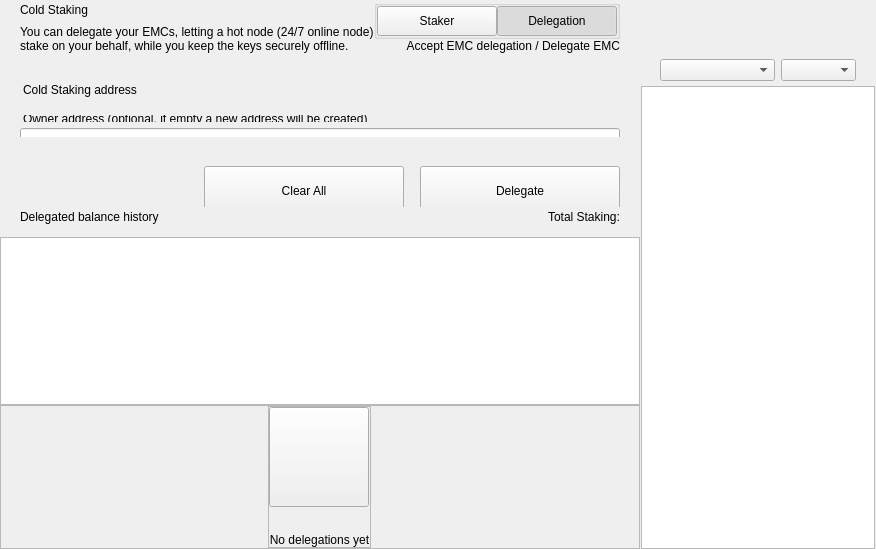
<?xml version="1.0" encoding="UTF-8"?>
<ui version="4.0">
 <class>ColdStakingWidget</class>
 <widget class="QWidget" name="ColdStakingWidget">
  <property name="geometry">
   <rect>
    <x>0</x>
    <y>0</y>
    <width>629</width>
    <height>549</height>
   </rect>
  </property>
  <property name="windowTitle">
   <string>Form</string>
  </property>
  <layout class="QHBoxLayout" name="horizontalLayout_1" stretch="2,1">
   <property name="spacing">
    <number>0</number>
   </property>
   <property name="leftMargin">
    <number>0</number>
   </property>
   <property name="topMargin">
    <number>0</number>
   </property>
   <property name="rightMargin">
    <number>0</number>
   </property>
   <property name="bottomMargin">
    <number>0</number>
   </property>
   <item>
    <widget class="QWidget" name="left" native="true">
     <layout class="QVBoxLayout" name="verticalLayout_3">
      <property name="leftMargin">
       <number>0</number>
      </property>
      <property name="topMargin">
       <number>0</number>
      </property>
      <property name="rightMargin">
       <number>0</number>
      </property>
      <property name="bottomMargin">
       <number>0</number>
      </property>
      <item>
       <layout class="QVBoxLayout" name="verticalLayout_2">
        <property name="spacing">
         <number>0</number>
        </property>
        <item>
         <layout class="QVBoxLayout" name="verticalLayoutTop">
          <property name="spacing">
           <number>0</number>
          </property>
          <property name="leftMargin">
           <number>0</number>
          </property>
          <property name="rightMargin">
           <number>0</number>
          </property>
          <item>
           <widget class="QWidget" name="containerTitle" native="true">
            <property name="sizePolicy">
             <sizepolicy hsizetype="Preferred" vsizetype="Minimum">
              <horstretch>0</horstretch>
              <verstretch>0</verstretch>
             </sizepolicy>
            </property>
            <property name="maximumSize">
             <size>
              <width>16777215</width>
              <height>100</height>
             </size>
            </property>
            <layout class="QHBoxLayout" name="containerTitleLayout">
             <property name="spacing">
              <number>0</number>
             </property>
             <property name="leftMargin">
              <number>20</number>
             </property>
             <property name="topMargin">
              <number>0</number>
             </property>
             <property name="rightMargin">
              <number>20</number>
             </property>
             <property name="bottomMargin">
              <number>0</number>
             </property>
             <item>
              <layout class="QVBoxLayout" name="verticalLayout11">
               <property name="spacing">
                <number>5</number>
               </property>
               <item>
                <widget class="QLabel" name="labelTitle">
                 <property name="text">
                  <string>Cold Staking</string>
                 </property>
                </widget>
               </item>
               <item>
                <widget class="QLabel" name="labelSubtitle1">
                 <property name="maximumSize">
                  <size>
                   <width>16777215</width>
                   <height>16777215</height>
                  </size>
                 </property>
                 <property name="text">
                  <string>You can delegate your EMCs, letting a hot node (24/7 online node)
stake on your behalf, while you keep the keys securely offline.</string>
                 </property>
                </widget>
               </item>
              </layout>
             </item>
             <item>
              <spacer name="horizontalSpacer">
               <property name="orientation">
                <enum>Qt::Horizontal</enum>
               </property>
               <property name="sizeHint" stdset="0">
                <size>
                 <width>40</width>
                 <height>20</height>
                </size>
               </property>
              </spacer>
             </item>
             <item>
              <widget class="QWidget" name="containerViewPrivacyChecks" native="true">
               <layout class="QVBoxLayout" name="containerPrivacyChecks">
                <property name="spacing">
                 <number>0</number>
                </property>
                <property name="leftMargin">
                 <number>0</number>
                </property>
                <property name="topMargin">
                 <number>0</number>
                </property>
                <property name="rightMargin">
                 <number>0</number>
                </property>
                <property name="bottomMargin">
                 <number>0</number>
                </property>
                <item alignment="Qt::AlignHCenter|Qt::AlignVCenter">
                 <widget class="QGroupBox" name="groupBox">
                  <property name="title">
                   <string/>
                  </property>
                  <layout class="QHBoxLayout" name="horizontalLayout_2_1">
                   <property name="spacing">
                    <number>0</number>
                   </property>
                   <property name="leftMargin">
                    <number>0</number>
                   </property>
                   <property name="topMargin">
                    <number>0</number>
                   </property>
                   <property name="rightMargin">
                    <number>0</number>
                   </property>
                   <property name="bottomMargin">
                    <number>0</number>
                   </property>
                   <item>
                    <widget class="QPushButton" name="pushLeft">
                     <property name="minimumSize">
                      <size>
                       <width>120</width>
                       <height>30</height>
                      </size>
                     </property>
                     <property name="maximumSize">
                      <size>
                       <width>120</width>
                       <height>30</height>
                      </size>
                     </property>
                     <property name="focusPolicy">
                      <enum>Qt::NoFocus</enum>
                     </property>
                     <property name="text">
                      <string>Staker</string>
                     </property>
                     <property name="checkable">
                      <bool>true</bool>
                     </property>
                     <property name="autoExclusive">
                      <bool>true</bool>
                     </property>
                    </widget>
                   </item>
                   <item>
                    <widget class="QPushButton" name="pushRight">
                     <property name="minimumSize">
                      <size>
                       <width>120</width>
                       <height>30</height>
                      </size>
                     </property>
                     <property name="maximumSize">
                      <size>
                       <width>120</width>
                       <height>30</height>
                      </size>
                     </property>
                     <property name="focusPolicy">
                      <enum>Qt::NoFocus</enum>
                     </property>
                     <property name="text">
                      <string>Delegation</string>
                     </property>
                     <property name="checkable">
                      <bool>true</bool>
                     </property>
                     <property name="checked">
                      <bool>true</bool>
                     </property>
                     <property name="autoExclusive">
                      <bool>true</bool>
                     </property>
                    </widget>
                   </item>
                  </layout>
                 </widget>
                </item>
                <item alignment="Qt::AlignTop">
                 <widget class="QLabel" name="labelSubtitle2">
                  <property name="text">
                   <string>Accept EMC delegation / Delegate EMC</string>
                  </property>
                  <property name="alignment">
                   <set>Qt::AlignRight|Qt::AlignTrailing|Qt::AlignVCenter</set>
                  </property>
                 </widget>
                </item>
               </layout>
              </widget>
             </item>
            </layout>
           </widget>
          </item>
          <item>
           <spacer name="verticalSpacer_2">
            <property name="orientation">
             <enum>Qt::Vertical</enum>
            </property>
            <property name="sizeType">
             <enum>QSizePolicy::Fixed</enum>
            </property>
            <property name="sizeHint" stdset="0">
             <size>
              <width>20</width>
              <height>30</height>
             </size>
            </property>
           </spacer>
          </item>
          <item>
           <widget class="QWidget" name="containerSend" native="true">
            <property name="minimumSize">
             <size>
              <width>0</width>
              <height>50</height>
             </size>
            </property>
            <layout class="QVBoxLayout" name="containerSendRow">
             <property name="spacing">
              <number>6</number>
             </property>
             <property name="leftMargin">
              <number>0</number>
             </property>
             <property name="topMargin">
              <number>0</number>
             </property>
             <property name="rightMargin">
              <number>0</number>
             </property>
             <property name="bottomMargin">
              <number>0</number>
             </property>
             <item>
              <widget class="QLabel" name="labelEditTitle">
               <property name="maximumSize">
                <size>
                 <width>16777215</width>
                 <height>30</height>
                </size>
               </property>
               <property name="styleSheet">
                <string notr="true">padding-left:20px; padding-bottom:3px;</string>
               </property>
               <property name="text">
                <string>Cold Staking address</string>
               </property>
              </widget>
             </item>
             <item>
              <spacer name="verticalSpacer_6">
               <property name="orientation">
                <enum>Qt::Vertical</enum>
               </property>
               <property name="sizeType">
                <enum>QSizePolicy::Fixed</enum>
               </property>
               <property name="sizeHint" stdset="0">
                <size>
                 <width>20</width>
                 <height>9</height>
                </size>
               </property>
              </spacer>
             </item>
             <item>
              <widget class="QWidget" name="containerOwner" native="true">
               <layout class="QVBoxLayout" name="vContainerOwner">
                <property name="spacing">
                 <number>4</number>
                </property>
                <property name="leftMargin">
                 <number>20</number>
                </property>
                <property name="topMargin">
                 <number>0</number>
                </property>
                <property name="rightMargin">
                 <number>20</number>
                </property>
                <property name="bottomMargin">
                 <number>0</number>
                </property>
                <item>
                 <widget class="QLabel" name="labelSubtitleDescription">
                  <property name="maximumSize">
                   <size>
                    <width>16777215</width>
                    <height>20</height>
                   </size>
                  </property>
                  <property name="styleSheet">
                   <string notr="true">margin-bottom:2px;
                   margin-left:0.05px;
                   padding:0px;</string>
                  </property>
                  <property name="text">
                   <string>Owner address (optional, if empty a new address will be created)</string>
                  </property>
                 </widget>
                </item>
                <item>
                 <widget class="QLineEdit" name="lineEditOwnerAddress">
                  <property name="minimumSize">
                   <size>
                    <width>0</width>
                    <height>50</height>
                   </size>
                  </property>
                  <property name="maximumSize">
                   <size>
                    <width>16777215</width>
                    <height>50</height>
                   </size>
                  </property>
                  <property name="styleSheet">
                   <string notr="true"/>
                  </property>
                  <property name="placeholderText">
                   <string>Enter owner address</string>
                  </property>
                 </widget>
                </item>
               </layout>
              </widget>
             </item>
            </layout>
           </widget>
          </item>
         </layout>
        </item>
        <item>
         <spacer name="verticalSpacer_3">
          <property name="orientation">
           <enum>Qt::Vertical</enum>
          </property>
          <property name="sizeType">
           <enum>QSizePolicy::Minimum</enum>
          </property>
          <property name="sizeHint" stdset="0">
           <size>
            <width>20</width>
            <height>20</height>
           </size>
          </property>
         </spacer>
        </item>
        <item>
         <widget class="QWidget" name="containerBtn" native="true">
          <property name="minimumSize">
           <size>
            <width>0</width>
            <height>50</height>
           </size>
          </property>
          <layout class="QHBoxLayout" name="horizontalLayout">
           <property name="rightMargin">
            <number>20</number>
           </property>
           <item>
            <spacer name="horizontalSpacer_2">
             <property name="orientation">
              <enum>Qt::Horizontal</enum>
             </property>
             <property name="sizeHint" stdset="0">
              <size>
               <width>200</width>
               <height>20</height>
              </size>
             </property>
            </spacer>
           </item>
           <item>
            <layout class="QHBoxLayout" name="horizontalLayout_7">
             <item>
              <spacer name="horizontalSpacer_3">
               <property name="orientation">
                <enum>Qt::Horizontal</enum>
               </property>
               <property name="sizeType">
                <enum>QSizePolicy::Expanding</enum>
               </property>
               <property name="sizeHint" stdset="0">
                <size>
                 <width>40</width>
                 <height>20</height>
                </size>
               </property>
              </spacer>
             </item>
             <item>
              <widget class="QPushButton" name="pushButtonClear">
               <property name="minimumSize">
                <size>
                 <width>200</width>
                 <height>50</height>
                </size>
               </property>
               <property name="focusPolicy">
                <enum>Qt::NoFocus</enum>
               </property>
               <property name="text">
                <string>Clear All</string>
               </property>
              </widget>
             </item>
             <item>
              <spacer name="horizontalSpacer_4">
               <property name="orientation">
                <enum>Qt::Horizontal</enum>
               </property>
               <property name="sizeType">
                <enum>QSizePolicy::Fixed</enum>
               </property>
               <property name="sizeHint" stdset="0">
                <size>
                 <width>10</width>
                 <height>20</height>
                </size>
               </property>
              </spacer>
             </item>
             <item>
              <widget class="QPushButton" name="pushButtonSend">
               <property name="minimumSize">
                <size>
                 <width>200</width>
                 <height>50</height>
                </size>
               </property>
               <property name="maximumSize">
                <size>
                 <width>200</width>
                 <height>50</height>
                </size>
               </property>
               <property name="focusPolicy">
                <enum>Qt::NoFocus</enum>
               </property>
               <property name="text">
                <string>Delegate</string>
               </property>
              </widget>
             </item>
            </layout>
           </item>
          </layout>
         </widget>
        </item>
        <item>
         <widget class="QWidget" name="containerHistoryLabel" native="true">
          <layout class="QHBoxLayout" name="horizontalLayout_4">
           <property name="spacing">
            <number>0</number>
           </property>
           <property name="leftMargin">
            <number>20</number>
           </property>
           <property name="topMargin">
            <number>0</number>
           </property>
           <property name="rightMargin">
            <number>20</number>
           </property>
           <property name="bottomMargin">
            <number>0</number>
           </property>
           <item>
            <widget class="QWidget" name="verticalWidget" native="true">
             <property name="minimumSize">
              <size>
               <width>100</width>
               <height>0</height>
              </size>
             </property>
             <layout class="QVBoxLayout" name="verticalLayout_58">
              <property name="leftMargin">
               <number>0</number>
              </property>
              <property name="topMargin">
               <number>0</number>
              </property>
              <property name="rightMargin">
               <number>0</number>
              </property>
              <property name="bottomMargin">
               <number>0</number>
              </property>
              <item>
               <widget class="QLabel" name="labelListHistory">
                <property name="text">
                 <string>Delegated balance history</string>
                </property>
               </widget>
              </item>
             </layout>
            </widget>
           </item>
           <item>
            <spacer name="horizontalSpacer_5">
             <property name="orientation">
              <enum>Qt::Horizontal</enum>
             </property>
             <property name="sizeHint" stdset="0">
              <size>
               <width>40</width>
               <height>20</height>
              </size>
             </property>
            </spacer>
           </item>
           <item>
            <widget class="QLabel" name="labelStakingTotal">
             <property name="text">
              <string>Total Staking:</string>
             </property>
            </widget>
           </item>
          </layout>
         </widget>
        </item>
        <item>
         <layout class="QVBoxLayout" name="verticalLayout_64">
          <property name="spacing">
           <number>0</number>
          </property>
          <item>
           <spacer name="verticalSpacer_44">
            <property name="orientation">
             <enum>Qt::Vertical</enum>
            </property>
            <property name="sizeType">
             <enum>QSizePolicy::Fixed</enum>
            </property>
            <property name="sizeHint" stdset="0">
             <size>
              <width>20</width>
              <height>10</height>
             </size>
            </property>
           </spacer>
          </item>
          <item>
           <widget class="QListView" name="listView">
            <property name="enabled">
             <bool>true</bool>
            </property>
            <property name="mouseTracking">
             <bool>true</bool>
            </property>
           </widget>
          </item>
          <item>
           <widget class="QFrame" name="emptyContainer">
            <property name="minimumSize">
             <size>
              <width>0</width>
              <height>100</height>
             </size>
            </property>
            <property name="frameShape">
             <enum>QFrame::StyledPanel</enum>
            </property>
            <property name="frameShadow">
             <enum>QFrame::Raised</enum>
            </property>
            <layout class="QVBoxLayout" name="verticalLayout_71" stretch="1,8">
             <property name="spacing">
              <number>0</number>
             </property>
             <property name="leftMargin">
              <number>0</number>
             </property>
             <property name="topMargin">
              <number>0</number>
             </property>
             <property name="rightMargin">
              <number>0</number>
             </property>
             <property name="bottomMargin">
              <number>0</number>
             </property>
             <item>
              <spacer name="verticalSpacer">
               <property name="orientation">
                <enum>Qt::Vertical</enum>
               </property>
               <property name="sizeHint" stdset="0">
                <size>
                 <width>20</width>
                 <height>20</height>
                </size>
               </property>
              </spacer>
             </item>
             <item alignment="Qt::AlignHCenter|Qt::AlignVCenter">
              <widget class="QFrame" name="emptyScreen">
               <property name="sizePolicy">
                <sizepolicy hsizetype="Expanding" vsizetype="Expanding">
                 <horstretch>0</horstretch>
                 <verstretch>0</verstretch>
                </sizepolicy>
               </property>
               <property name="frameShape">
                <enum>QFrame::StyledPanel</enum>
               </property>
               <property name="frameShadow">
                <enum>QFrame::Raised</enum>
               </property>
               <layout class="QVBoxLayout" name="verticalLayout">
                <property name="spacing">
                 <number>30</number>
                </property>
                <property name="leftMargin">
                 <number>0</number>
                </property>
                <property name="topMargin">
                 <number>0</number>
                </property>
                <property name="rightMargin">
                 <number>0</number>
                </property>
                <property name="bottomMargin">
                 <number>0</number>
                </property>
                <item alignment="Qt::AlignHCenter|Qt::AlignVCenter">
                 <widget class="QPushButton" name="pushImgEmpty">
                  <property name="minimumSize">
                   <size>
                    <width>100</width>
                    <height>100</height>
                   </size>
                  </property>
                  <property name="maximumSize">
                   <size>
                    <width>100</width>
                    <height>100</height>
                   </size>
                  </property>
                  <property name="focusPolicy">
                   <enum>Qt::NoFocus</enum>
                  </property>
                  <property name="text">
                   <string/>
                  </property>
                  <property name="iconSize">
                   <size>
                    <width>100</width>
                    <height>100</height>
                   </size>
                  </property>
                 </widget>
                </item>
                <item alignment="Qt::AlignHCenter|Qt::AlignVCenter">
                 <widget class="QLabel" name="labelEmpty">
                  <property name="styleSheet">
                   <string notr="true"/>
                  </property>
                  <property name="text">
                   <string>No delegations yet</string>
                  </property>
                  <property name="alignment">
                   <set>Qt::AlignCenter</set>
                  </property>
                 </widget>
                </item>
               </layout>
              </widget>
             </item>
            </layout>
           </widget>
          </item>
         </layout>
        </item>
       </layout>
      </item>
     </layout>
    </widget>
   </item>
   <item>
    <widget class="QWidget" name="right" native="true">
     <layout class="QVBoxLayout" name="rightContainer">
      <property name="spacing">
       <number>0</number>
      </property>
      <property name="leftMargin">
       <number>1</number>
      </property>
      <property name="topMargin">
       <number>0</number>
      </property>
      <property name="rightMargin">
       <number>1</number>
      </property>
      <property name="bottomMargin">
       <number>0</number>
      </property>
      <item>
       <widget class="QWidget" name="containerRightButtons" native="true">
        <property name="minimumSize">
         <size>
          <width>0</width>
          <height>50</height>
         </size>
        </property>
        <layout class="QVBoxLayout" name="verticalLayout_4">
         <property name="leftMargin">
          <number>19</number>
         </property>
         <property name="topMargin">
          <number>0</number>
         </property>
         <property name="rightMargin">
          <number>19</number>
         </property>
         <property name="bottomMargin">
          <number>0</number>
         </property>
         <item>
          <widget class="OptionButton" name="btnCoinControl" native="true">
           <property name="minimumSize">
            <size>
             <width>0</width>
             <height>0</height>
            </size>
           </property>
          </widget>
         </item>
         <item>
          <widget class="OptionButton" name="btnColdStaking" native="true"/>
         </item>
         <item>
          <widget class="OptionButton" name="btnMyStakingAddresses" native="true">
           <property name="sizePolicy">
            <sizepolicy hsizetype="Preferred" vsizetype="Minimum">
             <horstretch>0</horstretch>
             <verstretch>0</verstretch>
            </sizepolicy>
           </property>
          </widget>
         </item>
        </layout>
       </widget>
      </item>
      <item>
       <widget class="QWidget" name="sortWidget" native="true">
        <layout class="QHBoxLayout" name="horizontalLayout_6">
         <property name="leftMargin">
          <number>19</number>
         </property>
         <property name="rightMargin">
          <number>19</number>
         </property>
         <property name="bottomMargin">
          <number>5</number>
         </property>
         <item>
          <spacer name="horizontalSpacer_6">
           <property name="orientation">
            <enum>Qt::Horizontal</enum>
           </property>
           <property name="sizeHint" stdset="0">
            <size>
             <width>40</width>
             <height>20</height>
            </size>
           </property>
          </spacer>
         </item>
         <item>
          <widget class="QComboBox" name="comboBoxSort">
           <property name="sizePolicy">
            <sizepolicy hsizetype="Preferred" vsizetype="Fixed">
             <horstretch>0</horstretch>
             <verstretch>0</verstretch>
            </sizepolicy>
           </property>
           <property name="minimumSize">
            <size>
             <width>115</width>
             <height>0</height>
            </size>
           </property>
          </widget>
         </item>
         <item>
          <widget class="QComboBox" name="comboBoxSortOrder">
           <property name="sizePolicy">
            <sizepolicy hsizetype="Preferred" vsizetype="Fixed">
             <horstretch>0</horstretch>
             <verstretch>0</verstretch>
            </sizepolicy>
           </property>
           <property name="minimumSize">
            <size>
             <width>75</width>
             <height>0</height>
            </size>
           </property>
          </widget>
         </item>
        </layout>
       </widget>
      </item>
      <item>
       <widget class="QListView" name="listViewStakingAddress">
        <property name="enabled">
         <bool>true</bool>
        </property>
        <property name="mouseTracking">
         <bool>true</bool>
        </property>
       </widget>
      </item>
     </layout>
    </widget>
   </item>
  </layout>
 </widget>
 <customwidgets>
  <customwidget>
   <class>OptionButton</class>
   <extends>QWidget</extends>
   <header>qt/eloncoin/optionbutton.h</header>
   <container>1</container>
  </customwidget>
 </customwidgets>
 <resources/>
 <connections/>
</ui>
